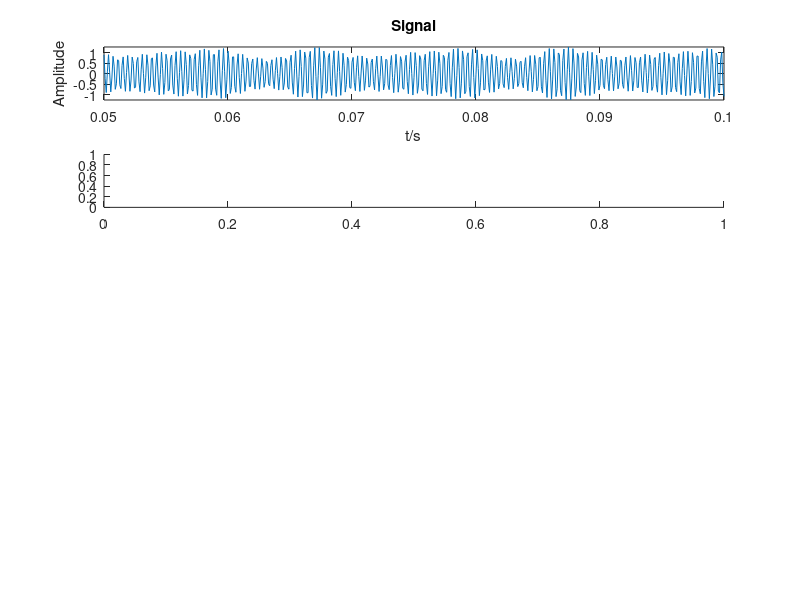

MATLAB code to generate this figure: (Note: this script raises an error after producing the figure.)
function[]=GEIGER_FFT_uebung()
    %GEIGER KLAUS
    
    load('Signal20.mat');


    signal_t = signal20'; % Zeilen / Spalten Umwandlung
    N = length(signal_t); % Anzahl Samples
    t=0.05:1/Fs:0.1; % Zeitvektor
    
    %% Zeitsignal
    subplot(5,1,1);
    sig = signal_t(550:1100); % Signalvektor von 50 - 100 ms
    plot(t, sig);
    % Formatierung des Plots
    axis([min(t) max(t) min(sig) max(sig)])
    title('Signal')
    xlabel('t/s');
    ylabel('Amplitude');
    
    %% Spektrum mit Hanning-Fenster
    subplot(5,1,2);
    [S_hann,f_hann] = CALC_SPEC(signal_t, Fs, 'Hanning');
    plot(f_hann,S_hann);
    title('Hanning-Window')
    xlabel('f / Hz');
    ylabel('log., Betragspektrum');
    
    %% Spektrum mit Hamming-Fenster
    subplot(5,1,3);
    [S_hamming,f_hamming] = CALC_SPEC(signal_t, Fs, 'Hamming');
    plot(f_hamming,S_hamming);
    title('Hamming-Window')
    xlabel('f / Hz');
    ylabel('log., Betragspektrum');

    %% Spektrum mit Kaiserfenster
    subplot(5,1,4);
    [S_kaiser,f_kaiser] = CALC_SPEC(signal_t, Fs, 'Kaiser');
    plot(f_kaiser,S_kaiser);
    title('Kaiser-Window')
    xlabel('f / Hz');
    ylabel('log., Betragspektrum');
    
    %% Spektrum mit Rechteckfenster
    subplot(5,1,5);
    [S,f] = NLOG_FFT(signal_t, Fs, 'Rect');
    plot(f,S);
    title('Rechteckfenster')
    xlabel('f / Hz');
    ylabel('log., Betragspektrum');
    
end